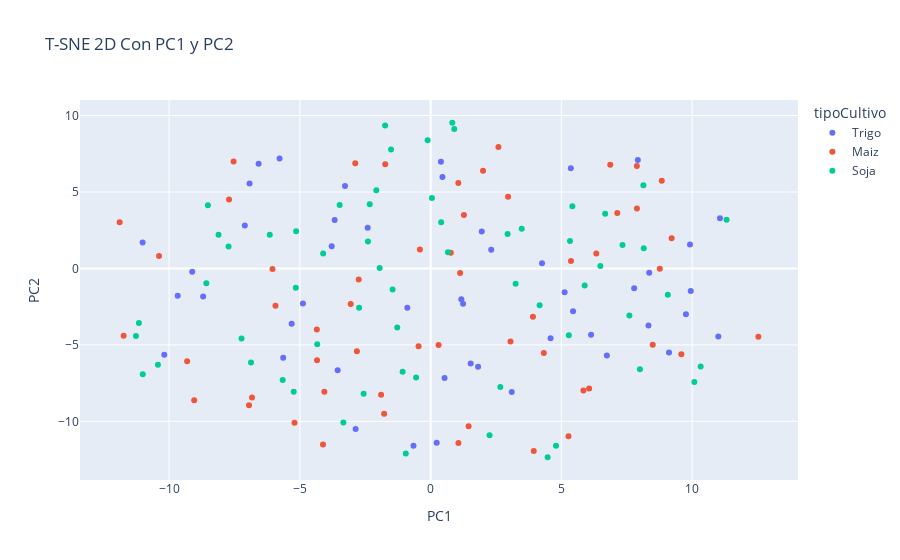

The notebook cell saved with this chart:
### Code cell
fig_tsne_2d = px.scatter(tsne_df, x='PC1', y='PC2', color = y,
                         labels = {'color':'tipoCultivo', 0:'PC1',1:'PC2'},
                         title='T-SNE 2D Con PC1 y PC2')
fig_tsne_2d.show()
